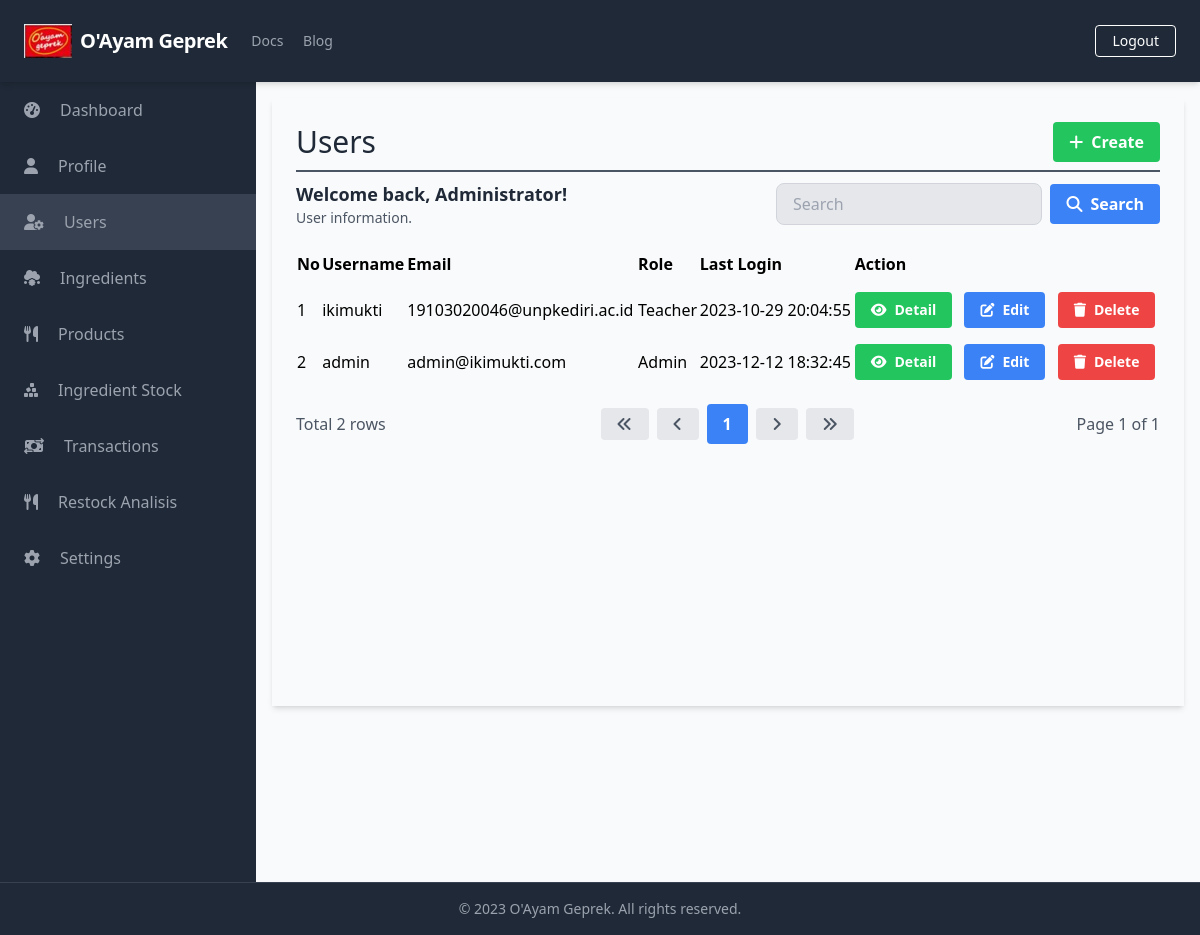
Page /manage_users/manage_users_list.php (signed in) on the committed database.
### tables this page shows
CREATE TABLE `Users` (
  `UserID` int(11) NOT NULL,
  `Username` varchar(50) NOT NULL,
  `Password` varchar(255) NOT NULL,
  `Email` varchar(100) NOT NULL,
  `FullName` varchar(100) DEFAULT NULL,
  `DateOfBirth` date DEFAULT NULL,
  `Gender` varchar(10) DEFAULT NULL,
  `Address` text DEFAULT NULL,
  `PhoneNumber` varchar(20) DEFAULT NULL,
  `RoleID` int(11) DEFAULT NULL,
  `AccountCreationDate` timestamp NOT NULL DEFAULT current_timestamp() ON UPDATE current_timestamp(),
  `LastLogin` datetime DEFAULT NULL,
  `AccountStatus` varchar(20) DEFAULT NULL,
  `ProfilePictureURL` varchar(255) DEFAULT NULL,
  `ActivationStatus` varchar(20) DEFAULT NULL
);

CREATE TABLE `role` (
  `RoleID` int(11) NOT NULL,
  `RoleName` varchar(50) NOT NULL
);

### database/connection.php (called while the page is built, shortened)
<?php
$baseUrl = "http://localhost/final_project_yayuk_2023/";

### public/manage_users/manage_users_list.php (the view, shortened to what this page needs)
<?php
require_once('../../database/connection.php');
?>
<?php include_once('../components/header.php'); ?>
<div class="h-screen flex flex-col">
    <?php include('../components/navbar.php'); ?>
    <div class="flex-grow bg-gray-50 flex flex-row shadow-md">
        <?php include('../components/sidebar.php'); ?>
        <main class=" bg-gray-50 flex flex-col flex-1 overflow-y-scroll h-screen flex-shrink-0 sc-hide pb-40">
            <div class="flex items-start justify-start p-6 shadow-md m-4 flex-1 flex-col">
                <div class="flex flex-row justify-between items-center w-full border-b-2 border-gray-600 mb-2 pb-2">
                    <h1 class="text-3xl text-gray-800 font-semibol w-full">Users</h1>
                    <div class="flex flex-row justify-end items-center">
                        <a href="<?php echo $baseUrl; ?>public/manage_users/manage_users_create.php" class="bg-green-500 hover-bg-green-700 text-white font-bold py-2 px-4 rounded inline-flex items-center">
                            <i class="fas fa-plus mr-2"></i>
                            <span>Create</span>
                        </a>
                    </div>
                </div>
                <div class="flex flex-col w-full">
                    <div class="flex flex-row justify-between items-center w-full mb-2 pb-2">
                        <div>
                            <h2 class="text-lg text-gray-800 font-semibold">Welcome back, <?php echo $_SESSION['FullName']; ?>!</h2>
                            <p class="text-gray-600 text-sm">User information.</p>
                        </div>
                        <form class="flex items-center justify-end space-x-2 w-96">
                            <input type="text" name="search" class="bg-gray-200 focus-bg-white focus-outline-none border border-gray-300 rounded-lg py-2 px-4 block w-full appearance-none leading-normal" placeholder="Search" value="<?php echo isset($_GET['search']) ? $_GET['search'] : ''; ?>">
                            <button type="submit" class="bg-blue-500 hover-bg-blue-700 text-white font-bold py-2 px-4 rounded space-x-2 inline-flex items-center">
                                <i class="fas fa-search"></i>
                                <span>Search</span>
                            </button>
                        </form>
                    </div>
                    <table class="min-w-full">
                        <thead>
                            <tr>
                                <th class="text-left py-2">No</th>
                                <th class="text-left py-2">Username</th>
                                <th class="text-left py-2">Email</th>
                                <th class="text-left py-2">Role</th>
                                <th class="text-left py-2">Last Login</th>
                                <th class="text-left py-2">Action</th>
                            </tr>
                        </thead>
                        <tbody>
                            <?php
                            $searchTerm = isset($_GET['search']) ? $_GET['search'] : '';
                            $page = isset($_GET['page']) ? $_GET['page'] : 1;
                            $query = "SELECT u.UserID, u.Username, u.Email, r.RoleName, u.LastLogin FROM Users u
                                      LEFT JOIN Role r ON u.RoleID = r.RoleID
                                      WHERE u.Username LIKE '%$searchTerm%' OR u.Email LIKE '%$searchTerm%'
                                      LIMIT 15 OFFSET " . ($page - 1) * 15;
                            $result = $conn->query($query);
                            $queryCount = "SELECT COUNT(*) AS count FROM Users WHERE Username LIKE '%$searchTerm%' OR Email LIKE '%$searchTerm%'";
                            $resultCount = $conn->query($queryCount);
                            $rowCount = $resultCount->fetch_assoc()['count'];
                            $totalPage = ceil($rowCount / 15);
                            $no = 1;
                            while ($row = $result->fetch_assoc()) {
                            ?>
                                <tr>
                                    <td class="py-2"><?php echo $no++; ?></td>
                                    <td class="py-2"><?php echo $row['Username']; ?></td>
                                    <td class="py-2"><?php echo $row['Email']; ?></td>
                                    <td class="py-2"><?php echo $row['RoleName']; ?></td>
                                    <td class="py-2"><?php echo $row['LastLogin']; ?></td>
                                    <td class='py-2'>
                                        <a href="<?php echo $baseUrl; ?>public/manage_users/manage_users_detail.php?id=<?php echo $row['UserID'] ?>" class='bg-green-500 hover-bg-green-700 text-white font-bold py-2 px-4 rounded inline-flex items-center mr-2 text-sm'>
                                            <i class='fas fa-eye mr-2'></i>
                                            <span>Detail</span>
                                        </a>
                                        <a href="<?php echo $baseUrl; ?>public/manage_users/manage_users_update.php?id=<?php echo $row['UserID'] ?>" class='bg-blue-500 hover-bg-blue-700 text-white font-bold py-2 px-4 rounded inline-flex items-center mr-2 text-sm'>
                                            <i class='fas fa-edit mr-2'></i>
                                            <span>Edit</span>
                                        </a>
                                        <a href="#" onclick="confirmDelete(<?php echo $row['UserID']; ?>)" class='bg-red-500 hover-bg-red-700 text-white font-bold py-2 px-4 rounded inline-flex items-center text-sm'>
                                            <i class='fas fa-trash mr-2'></i>
                                            <span>Delete</span>
                                        </a>
                                    </td>
                                </tr>
                            <?php
                            }
                            ?>
                        </tbody>
                    </table>
                    <div class="flex flex-row justify-between items-center w-full mt-4">
                        <div class="flex flex-row justify-start items-center">
                            <span class="text-gray-600">Total <?php echo $rowCount; ?> rows</span>
                        </div>
                        <div class="flex flex-row justify-end items-center space-x-2">
                            <a href="?page=1&search=<?php echo $searchTerm; ?>" class="bg-gray-200 hover-bg-gray-300 text-gray-600 font-bold py-2 px-4 rounded inline-flex items-center">
                                <i class="fas fa-angle-double-left"></i>
                            </a>
                            <a href="?page=<?php if ($page == 1) {
                                                echo $page;
                                            } else {
                                                echo $page - 1;
                                            } ?>&search=<?php echo $searchTerm; ?>" class="bg-gray-200 hover-bg-gray-300 text-gray-600 font-bold py-2 px-4 rounded inline-flex items-center">
                                <i class="fas fa-angle-left"></i>
                            </a>
                            <?php
                            $startPage = $page - 2;
                            $endPage = $page + 2;
                            if ($startPage < 1) {
                                $endPage += abs($startPage) + 1;
                                $startPage = 1;
                            }
                            if ($endPage > $totalPage) {
                                $startPage -= $endPage - $totalPage;
                                $endPage = $totalPage;
                            }
                            if ($startPage < 1) {
                                $startPage = 1;
                            }
                            for ($i = $startPage; $i <= $endPage; $i++) {
                                if ($i == $page) {
                                    echo "<a href='?page=$i&search=$searchTerm' class='bg-blue-500 hover-bg-blue-700 text-white font-bold py-2 px-4 rounded inline-flex items-center'>$i</a>";
                                } else {
                                    echo "<a href='?page=$i&search=$searchTerm' class='bg-gray-200 hover-bg-gray-300 text-gray-600 font-bold py-2 px-4 rounded inline-flex items-center'>$i</a>";
                                }
                            }
                            ?>
                            <a href="?page=<?php if ($page == $totalPage) {
                                                echo $page;
                                            } else {
                                                echo $page + 1;
                                            } ?>&search=<?php echo $searchTerm; ?>" class="bg-gray-200 hover-bg-gray-300 text-gray-600 font-bold py-2 px-4 rounded inline-flex items-center">
                                <i class="fas fa-angle-right"></i>
                            </a>
                            <a href="?page=<?php echo $totalPage; ?>&search=<?php echo $searchTerm; ?>" class="bg-gray-200 hover-bg-gray-300 text-gray-600 font-bold py-2 px-4 rounded inline-flex items-center">
                                <i class="fas fa-angle-double-right"></i>
                            </a>
                        </div>
                        <div class="flex flex-row justify-end items-center ml-2">
                            <span class="text-gray-600">Page <?php echo $page; ?> of <?php echo $totalPage; ?></span>
                        </div>
                    </div>
                </div>
        </main>
    </div>
    <?php include('../components/footer.php'); ?>
</div>
</body>
</html>

### rows in the picture
users: Username "ikimukti", Email "19103020046@unpkediri.ac.id", role.RoleName "Teacher", LastLogin "2023-10-29 20:04:55"
users: Username "admin", Email "admin@ikimukti.com", role.RoleName "Admin", LastLogin "2023-12-12 18:32:45"

### other values in the picture
$baseTitle "O'Ayam Geprek"
$_SESSION['FullName'] "Administrator"
$rowCount "2"
$page "1"
$totalPage "1"
